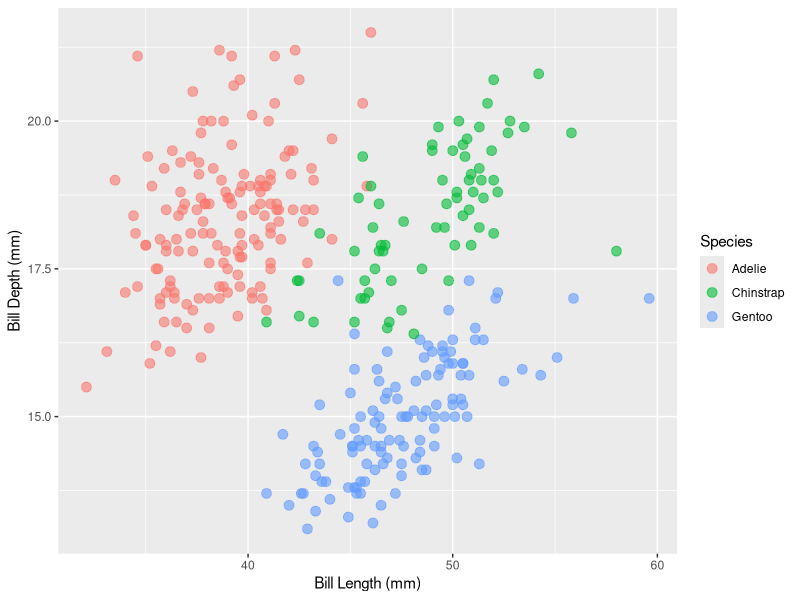

This figure's R source:
library(tidyverse)
library(palmerpenguins)
pgs <- penguins %>% drop_na
head(pgs)

pgs %>% 
  group_by(species) %>% 
  summarize(avg_bill_length = mean(bill_length_mm),
            avg_bill_depth = mean(bill_depth_mm))

pgs %>% 
  ggplot() +
  geom_point(aes(x = bill_length_mm, y = bill_depth_mm, color = species),
             size = 3, alpha = 0.6) +
  labs(x = "Bill Length (mm)",
       y = "Bill Depth (mm)",
       color = "Species")